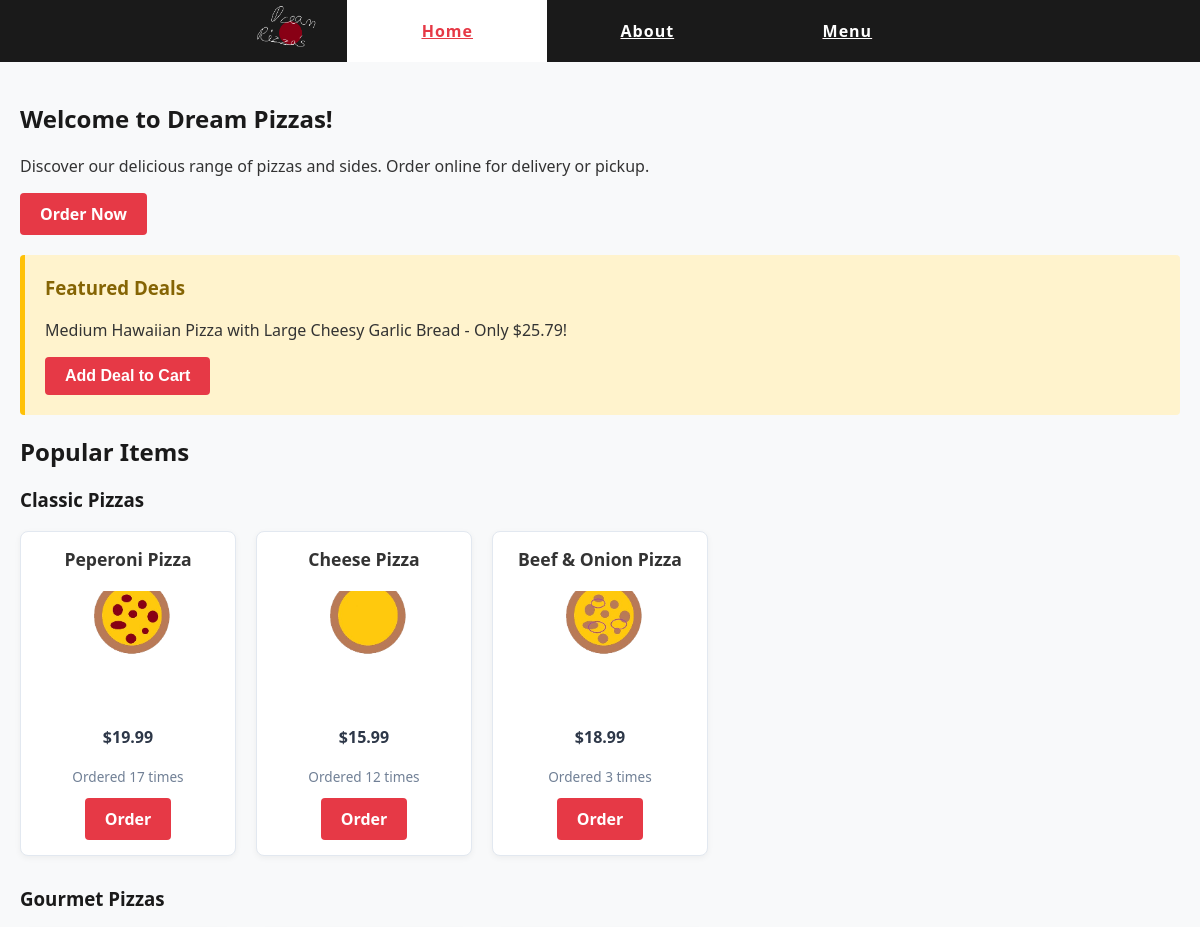
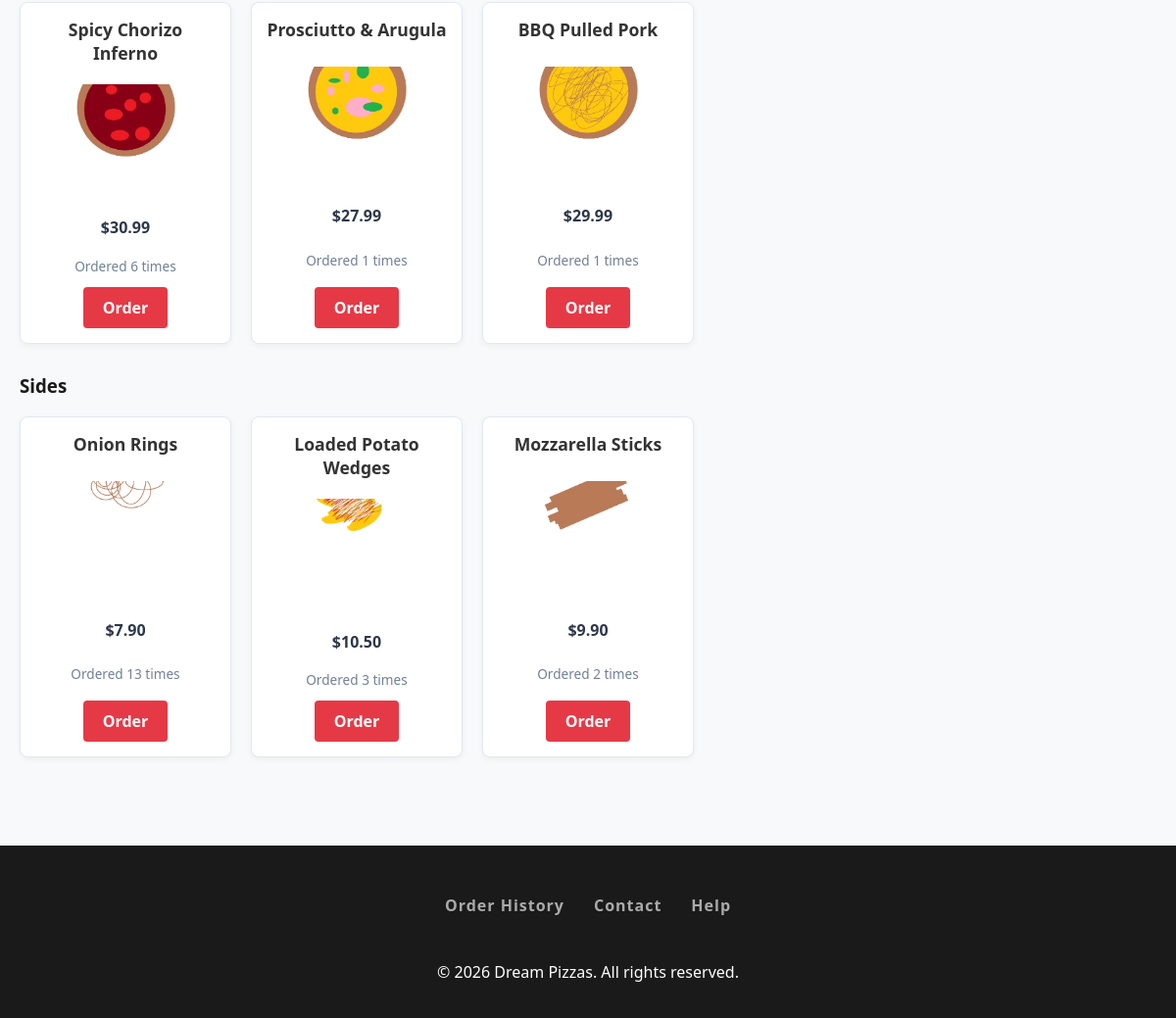
The page / on the database its author committed (2 pictures, top to bottom).
### tables this page shows
CREATE TABLE order_items (
            id INTEGER PRIMARY KEY AUTOINCREMENT,
            order_id INTEGER,
            item_name TEXT,
            size TEXT,
            quantity INTEGER,
            FOREIGN KEY(order_id) REFERENCES orders(id)
        );

### app.py (the view)
@app.route('/')
def index():
    cart = session.get('cart', [])
    current_deal = get_or_create_deal()
    popular_pizzas, popular_gourmet_pizzas, popular_sides = get_popular_items()
    return render_template('index.html',
        active_page='index',
        feature_deal=current_deal["pizza"],
        feature_deal_price=current_deal["price"],
        feature_pizza_size=current_deal["pizza_size"],
        feature_side_size=current_deal["side_size"],
        feature_deal_side=current_deal["side"],
        expires_at=current_deal["expires_at"],
        cart=cart,
        popular_pizzas=popular_pizzas,
        popular_gourmet_pizzas=popular_gourmet_pizzas,
        popular_sides=popular_sides)

### app.py (called while the page is built, shortened)
def load_data():
    try:
        with open('data/classic_pizzas.json') as f:
            classic_pizzas = json.load(f)
        with open('data/gourmet_pizzas.json') as f:
            gourmet_pizzas = json.load(f)
        with open('data/sides.json') as f:
            sides = json.load(f)
        return classic_pizzas, gourmet_pizzas, sides
    except (FileNotFoundError, json.JSONDecodeError) as e:
        print(f"Error loading data: {e}")
        return {}, {}, {}

def get_or_create_deal():
    global active_deal
    current_time = int(time.time())
    return active_deal

### templates/index.html (shortened to what this page needs)
{% extends "template.html" %}
{% block content %}
    <nav>
        <h2>Welcome to Dream Pizzas!</h2>
        <p>Discover our delicious range of pizzas and sides. Order online for delivery or pickup.</p>
        <a href="{{ url_for('menu') }}" class="home-order-btn">Order Now</a>
    </nav>
    <div class="featured-deal">
        <h3>Featured Deals</h3>
        <p>{{ feature_pizza_size }} {{ feature_deal }} with {{ feature_side_size }} {{ feature_deal_side }} - Only ${{ "%.2f"|format(feature_deal_price) }}!</p>
        <form action="{{ url_for('add_featured_deal') }}" method="POST" style="display: inline;">
            <button type="submit" class="home-order-btn">Add Deal to Cart</button>
        </form>
    </div>
    <h2>Popular Items</h2>
    <h3>Classic Pizzas</h3>
    <div class="popular-items-grid">
        {% for item in popular_pizzas %}
            <div class="popular-card">
                <h4>{{ item.name }}</h4>
                <img src="{{ url_for('static', filename='css/images/' + item.get('image', 'dream-pizza.png')) }}" alt="{{ item.name }}" class="popular-item-image">
                <p class="price">${{ "%.2f"|format(item.price) }}</p>
                <p class="order-count">Ordered {{ item.total_ordered }} times</p>
                <a href="{{ url_for('menu', item=item.name) }}" class="home-order-btn">Order</a>
            </div>
        {% endfor %}
    </div>
    <h3>Gourmet Pizzas</h3>
    <div class="popular-items-grid">
        {% for item in popular_gourmet_pizzas %}
            <div class="popular-card">
                <h4>{{ item.name }}</h4>
                <img src="{{ url_for('static', filename='css/images/' + item.get('image', 'dream-pizza.png')) }}" alt="{{ item.name }}" class="popular-item-image">
                <p class="price">${{ "%.2f"|format(item.price) }}</p>
                <p class="order-count">Ordered {{ item.total_ordered }} times</p>
                <a href="{{ url_for('menu', item=item.name) }}" class="home-order-btn">Order</a>
            </div>
        {% endfor %}
    </div>
    <h3>Sides</h3>
    <div class="popular-items-grid">
        {% for item in popular_sides %}
            <div class="popular-card">
                <h4>{{ item.name }}</h4>
                <img src="{{ url_for('static', filename='css/images/' + item.get('image', 'dream-pizza.png')) }}" alt="{{ item.name }}" class="popular-item-image">
                <p class="price">${{ "%.2f"|format(item.price) }}</p>
                <p class="order-count">Ordered {{ item.total_ordered }} times</p>
                <a href="{{ url_for('menu', item=item.name) }}" class="home-order-btn">Order</a>
            </div>
        {% endfor %}
    </div>
{% endblock %}

### static/css/style.css (style rules this page uses)
html, body { margin: 0; padding: 0; font-family: 'Segoe UI', Tahoma, Geneva, Verdana, sans-serif; height: 100%; background-color: #f8f9fa; color: #333; }
h1, h2, h3 { color: #1A1A1A; }
.popular-item-image { width: 100px; height: auto; display: block; margin: 10px 0; border-radius: 8px; }
.popular-items-grid { display: grid; grid-template-columns: repeat(auto-fill, minmax(200px, 1fr)); gap: 20px; margin-bottom: 30px; }
.popular-card { background: #ffffff; border: 1px solid #e2e8f0; border-radius: 8px; padding: 15px; text-align: center; display: flex; flex-direction: column; justify-content: space-between; align-items: center; box-shadow: 0 2px 6px rgba(0, 0, 0, 0.05); }
.popular-card h4 { margin: 0 0 10px 0; font-size: 1.1rem; }
.popular-item-image { width: 100%; max-width: 140px; height: 120px; object-fit: cover; border-radius: 6px; margin-bottom: 10px; }
.popular-card .price { font-weight: bold; color: #2d3748; margin: 5px 0; }
.popular-card .order-count { font-size: 0.85rem; color: #718096; margin-bottom: 12px; }
button, .home-order-btn { background-color: #E63946; color: white; border: none; padding: 10px 20px; cursor: pointer; border-radius: 4px; font-weight: bold; font-size: 1em; text-decoration: none; display: inline-block; transition: background-color 0.2s; }
.featured-deal { background-color: #fff3cd; border-left: 5px solid #ffc107; padding: 20px; margin: 20px 0; border-radius: 4px; }
.featured-deal h3 { margin-top: 0; color: #856404; }
img { max-width: 100%; height: auto; border-radius: 4px; }

### rows shown on the page
order_items: item_name "Hawaiian Pizza"
order_items: item_name "Cheesy Garlic Bread"
order_items: name "Beef & Onion Pizza", shows a picture, price "18.99", total_ordered "3"
order_items: name "Prosciutto & Arugula", shows a picture, price "27.99", total_ordered "1"
order_items: name "BBQ Pulled Pork", shows a picture, price "29.99", total_ordered "1"

### other values the page prints
{{ feature_pizza_size }} "Medium"
{{ feature_side_size }} "Large"
{{ "%.2f"|format(feature_deal_price) }} "25.79"
{{ item.name }} "Peperoni Pizza" "Cheese Pizza"
{{ "%.2f"|format(item.price) }} "19.99" "15.99"
{{ item.total_ordered }} "17" "12"
{{ item.name }} "Spicy Chorizo Inferno"
{{ "%.2f"|format(item.price) }} "30.99"
{{ item.total_ordered }} "6"
{{ item.name }} "Onion Rings" "Loaded Potato Wedges" "Mozzarella Sticks"
{{ "%.2f"|format(item.price) }} "7.90" "10.50" "9.90"
{{ item.total_ordered }} "13" "3" "2"
